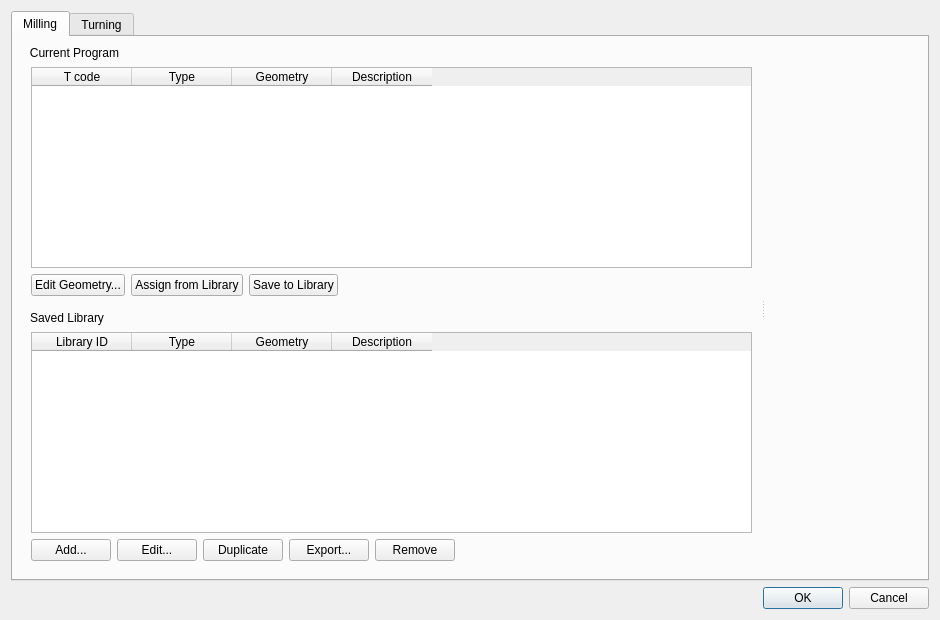
<?xml version="1.0" encoding="UTF-8"?>
<ui version="4.0">
 <class>ToolLibraryDialog</class>
 <widget class="QDialog" name="ToolLibraryDialog">
  <property name="geometry"><rect><x>0</x><y>0</y><width>940</width><height>620</height></rect></property>
  <property name="windowTitle"><string>Tool Library</string></property>
  <property name="styleSheet"><string notr="true">QGroupBox { border: none; margin-top: 12px; }
QGroupBox::title { subcontrol-origin: margin; left: 4px; padding: 0 2px; font-weight: 600; }</string></property>
  <layout class="QVBoxLayout" name="verticalLayout">
   <item>
    <widget class="QTabWidget" name="tabs">
      <widget class="QWidget" name="millingTab">
       <attribute name="title"><string>Milling</string></attribute>
       <layout class="QHBoxLayout" name="millingTabLayout">
        <item>
         <widget class="QSplitter" name="millingSplitter">
          <property name="orientation"><enum>Qt::Orientation::Horizontal</enum></property>
          <property name="childrenCollapsible"><bool>true</bool></property>
          <widget class="QWidget" name="millingTablesWidget">
           <layout class="QVBoxLayout" name="millingTablesLayout">
            <item>
             <widget class="QGroupBox" name="millingProgramGroup">
              <property name="title"><string>Current Program</string></property>
              <layout class="QVBoxLayout" name="millingProgramLayout">
               <item><widget class="QTableWidget" name="millingProgramTable"><property name="selectionBehavior"><enum>QAbstractItemView::SelectionBehavior::SelectRows</enum></property><property name="selectionMode"><enum>QAbstractItemView::SelectionMode::SingleSelection</enum></property><property name="editTriggers"><set>QAbstractItemView::EditTrigger::NoEditTriggers</set></property><property name="columnCount"><number>4</number></property><column><property name="text"><string>T code</string></property></column><column><property name="text"><string>Type</string></property></column><column><property name="text"><string>Geometry</string></property></column><column><property name="text"><string>Description</string></property></column></widget></item>
               <item><layout class="QHBoxLayout" name="millingProgramButtonsLayout"><item><widget class="QPushButton" name="millingEditProgramButton"><property name="text"><string>Edit Geometry...</string></property></widget></item><item><widget class="QPushButton" name="millingAssignButton"><property name="text"><string>Assign from Library</string></property></widget></item><item><widget class="QPushButton" name="millingSaveButton"><property name="text"><string>Save to Library</string></property></widget></item><item><spacer name="millingProgramSpacer"><property name="orientation"><enum>Qt::Orientation::Horizontal</enum></property><property name="sizeHint" stdset="0"><size><width>40</width><height>20</height></size></property></spacer></item></layout></item>
              </layout>
             </widget>
            </item>
            <item>
             <widget class="QGroupBox" name="millingLibraryGroup">
              <property name="title"><string>Saved Library</string></property>
              <layout class="QVBoxLayout" name="millingLibraryLayout">
               <item><widget class="QTableWidget" name="millingLibraryTable"><property name="selectionBehavior"><enum>QAbstractItemView::SelectionBehavior::SelectRows</enum></property><property name="selectionMode"><enum>QAbstractItemView::SelectionMode::SingleSelection</enum></property><property name="editTriggers"><set>QAbstractItemView::EditTrigger::NoEditTriggers</set></property><property name="columnCount"><number>4</number></property><column><property name="text"><string>Library ID</string></property></column><column><property name="text"><string>Type</string></property></column><column><property name="text"><string>Geometry</string></property></column><column><property name="text"><string>Description</string></property></column></widget></item>
               <item><layout class="QHBoxLayout" name="millingLibraryButtonsLayout"><item><widget class="QPushButton" name="millingAddLibraryButton"><property name="text"><string>Add...</string></property></widget></item><item><widget class="QPushButton" name="millingEditLibraryButton"><property name="text"><string>Edit...</string></property></widget></item><item><widget class="QPushButton" name="millingDuplicateLibraryButton"><property name="text"><string>Duplicate</string></property></widget></item><item><widget class="QPushButton" name="millingExportLibraryButton"><property name="text"><string>Export...</string></property></widget></item><item><widget class="QPushButton" name="millingRemoveLibraryButton"><property name="text"><string>Remove</string></property></widget></item><item><spacer name="millingLibrarySpacer"><property name="orientation"><enum>Qt::Orientation::Horizontal</enum></property><property name="sizeHint" stdset="0"><size><width>40</width><height>20</height></size></property></spacer></item></layout></item>
              </layout>
             </widget>
            </item>
           </layout>
          </widget>
          <widget class="ToolLibraryPreviewPane" name="millingPreviewPane"/>
         </widget>
        </item>
       </layout>
      </widget>
      <widget class="QWidget" name="turningTab">
       <attribute name="title"><string>Turning</string></attribute>
       <layout class="QHBoxLayout" name="turningTabLayout">
        <item>
         <widget class="QSplitter" name="turningSplitter">
          <property name="orientation"><enum>Qt::Orientation::Horizontal</enum></property>
          <property name="childrenCollapsible"><bool>true</bool></property>
          <widget class="QWidget" name="turningTablesWidget">
           <layout class="QVBoxLayout" name="turningTablesLayout">
            <item>
             <widget class="QGroupBox" name="turningProgramGroup">
              <property name="title"><string>Current Program</string></property>
              <layout class="QVBoxLayout" name="turningProgramLayout">
               <item><widget class="QTableWidget" name="turningProgramTable"><property name="selectionBehavior"><enum>QAbstractItemView::SelectionBehavior::SelectRows</enum></property><property name="selectionMode"><enum>QAbstractItemView::SelectionMode::SingleSelection</enum></property><property name="editTriggers"><set>QAbstractItemView::EditTrigger::NoEditTriggers</set></property><property name="columnCount"><number>4</number></property><column><property name="text"><string>T code</string></property></column><column><property name="text"><string>Type</string></property></column><column><property name="text"><string>Geometry</string></property></column><column><property name="text"><string>Description</string></property></column></widget></item>
               <item><layout class="QHBoxLayout" name="turningProgramButtonsLayout"><item><widget class="QPushButton" name="turningEditProgramButton"><property name="text"><string>Edit Geometry...</string></property></widget></item><item><widget class="QPushButton" name="turningAssignButton"><property name="text"><string>Assign from Library</string></property></widget></item><item><widget class="QPushButton" name="turningSaveButton"><property name="text"><string>Save to Library</string></property></widget></item><item><spacer name="turningProgramSpacer"><property name="orientation"><enum>Qt::Orientation::Horizontal</enum></property><property name="sizeHint" stdset="0"><size><width>40</width><height>20</height></size></property></spacer></item></layout></item>
              </layout>
             </widget>
            </item>
            <item>
             <widget class="QGroupBox" name="turningLibraryGroup">
              <property name="title"><string>Saved Library</string></property>
              <layout class="QVBoxLayout" name="turningLibraryLayout">
               <item><widget class="QTableWidget" name="turningLibraryTable"><property name="selectionBehavior"><enum>QAbstractItemView::SelectionBehavior::SelectRows</enum></property><property name="selectionMode"><enum>QAbstractItemView::SelectionMode::SingleSelection</enum></property><property name="editTriggers"><set>QAbstractItemView::EditTrigger::NoEditTriggers</set></property><property name="columnCount"><number>4</number></property><column><property name="text"><string>Library ID</string></property></column><column><property name="text"><string>Type</string></property></column><column><property name="text"><string>Geometry</string></property></column><column><property name="text"><string>Description</string></property></column></widget></item>
               <item><layout class="QHBoxLayout" name="turningLibraryButtonsLayout"><item><widget class="QPushButton" name="turningAddLibraryButton"><property name="text"><string>Add...</string></property></widget></item><item><widget class="QPushButton" name="turningEditLibraryButton"><property name="text"><string>Edit...</string></property></widget></item><item><widget class="QPushButton" name="turningDuplicateLibraryButton"><property name="text"><string>Duplicate</string></property></widget></item><item><widget class="QPushButton" name="turningExportLibraryButton"><property name="text"><string>Export...</string></property></widget></item><item><widget class="QPushButton" name="turningRemoveLibraryButton"><property name="text"><string>Remove</string></property></widget></item><item><spacer name="turningLibrarySpacer"><property name="orientation"><enum>Qt::Orientation::Horizontal</enum></property><property name="sizeHint" stdset="0"><size><width>40</width><height>20</height></size></property></spacer></item></layout></item>
              </layout>
             </widget>
            </item>
           </layout>
          </widget>
          <widget class="ToolLibraryPreviewPane" name="turningPreviewPane"/>
         </widget>
        </item>
       </layout>
      </widget>
    </widget>
   </item>
   <item><widget class="QDialogButtonBox" name="buttonBox"><property name="standardButtons"><set>QDialogButtonBox::StandardButton::Cancel|QDialogButtonBox::StandardButton::Ok</set></property></widget></item>
  </layout>
 </widget>
 <customwidgets><customwidget><class>ToolLibraryPreviewPane</class><extends>QWidget</extends><header>app.ui.tool_library_preview</header><container>1</container></customwidget></customwidgets>
 <resources/>
 <connections/>
</ui>
